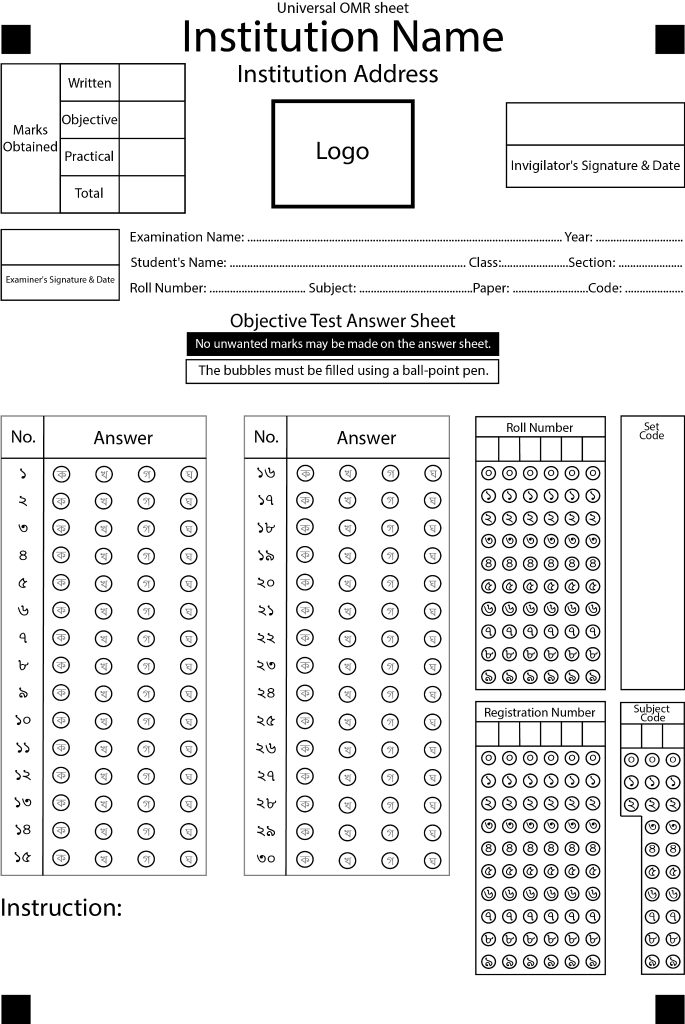
#> input picture mobile/assets/images/template_omr.png, 1370 x 2048 px (shown at 1/2 size)
$ python -i omr_detector.py   (imports and definitions only)
#> lines starting #> are read from the running program, lines starting #| are printed output that depends on the picture; after the words box and inside, x2 and y2 are one past the last pixel; in counts of white or black regions, pixels touching at a corner belong together
#> further down, picture is the input picture: shape (2048, 1370, 3); mean B, G, R 234, 234, 234
from __future__ import annotations

import logging
from typing import Any

import cv2
import numpy as np

logger = logging.getLogger(__name__)

from app.core.template_omr001 import (
    ANSWER_X_LEFT,
    ANSWER_X_RIGHT,
    ANSWER_Y,
    BUBBLE_INNER_RADIUS,
    IMAGE_HEIGHT,
    IMAGE_WIDTH,
    MARKER_CENTRES,
)


OPTION_LABELS = ("ক", "খ", "গ", "ঘ")


# ============================================================================
# Image decoding
# ============================================================================

# [11 lines left out: function _decode_image, not called in this run]


# ============================================================================
# Corner marker detection
# ============================================================================

def _find_corner_markers(
    image: np.ndarray,
) -> list[tuple[float, float]]:
    """
    Detect the four black registration markers around the OMR sheet.

    Handles both direct scans and mobile camera photos taken on any
    contrasting background (e.g. bedsheet, desk, wooden table, floor).

    Returned order:
        TL, TR, BR, BL
    """

    gray = cv2.cvtColor(image, cv2.COLOR_BGR2GRAY)
    height, width = gray.shape
#> height = 2048; width = 1370
    image_area = float(width * height)
#> image_area = 2805760

    blurred = cv2.GaussianBlur(
        gray,
        (5, 5),
        0,
    )

    _, binary = cv2.threshold(
        blurred,
        0,
        255,
        cv2.THRESH_BINARY_INV + cv2.THRESH_OTSU,
    )
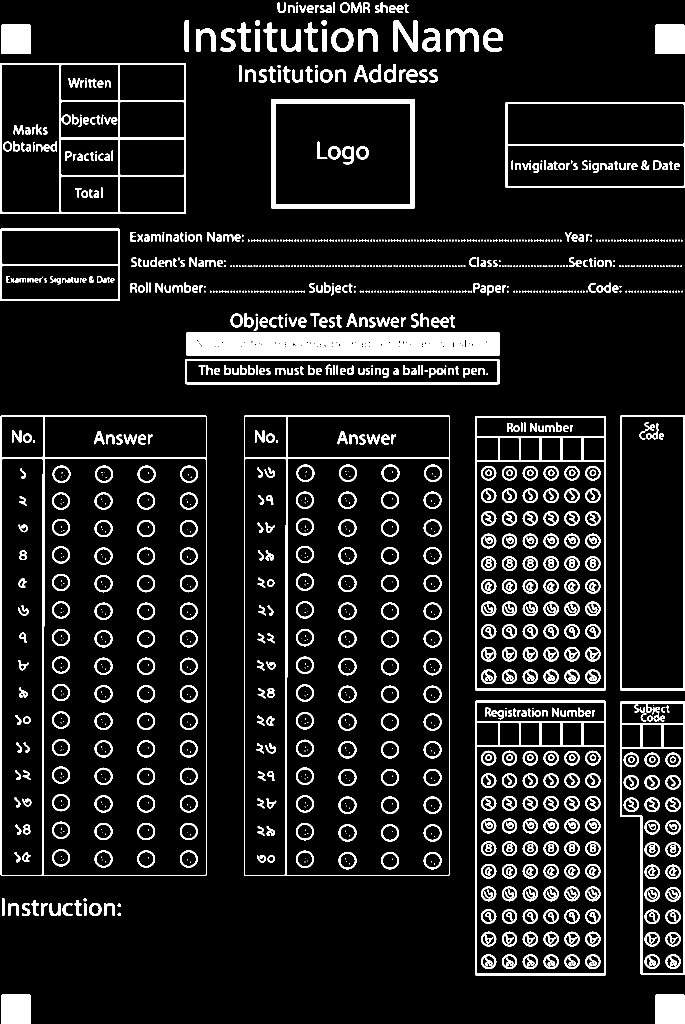
#> binary: shape (2048, 1370) (shown at 1/2 size); 10% white; 1476 white regions (710 under 20 px), largest, box (x1, y1, x2, y2) and area: (373, 664, 999, 712) 29118, (0, 126, 372, 428) 9610, (542, 198, 830, 417) 8527

    kernel = cv2.getStructuringElement(
        cv2.MORPH_RECT,
        (5, 5),
    )

    binary = cv2.morphologyEx(
        binary,
        cv2.MORPH_CLOSE,
        kernel,
    )
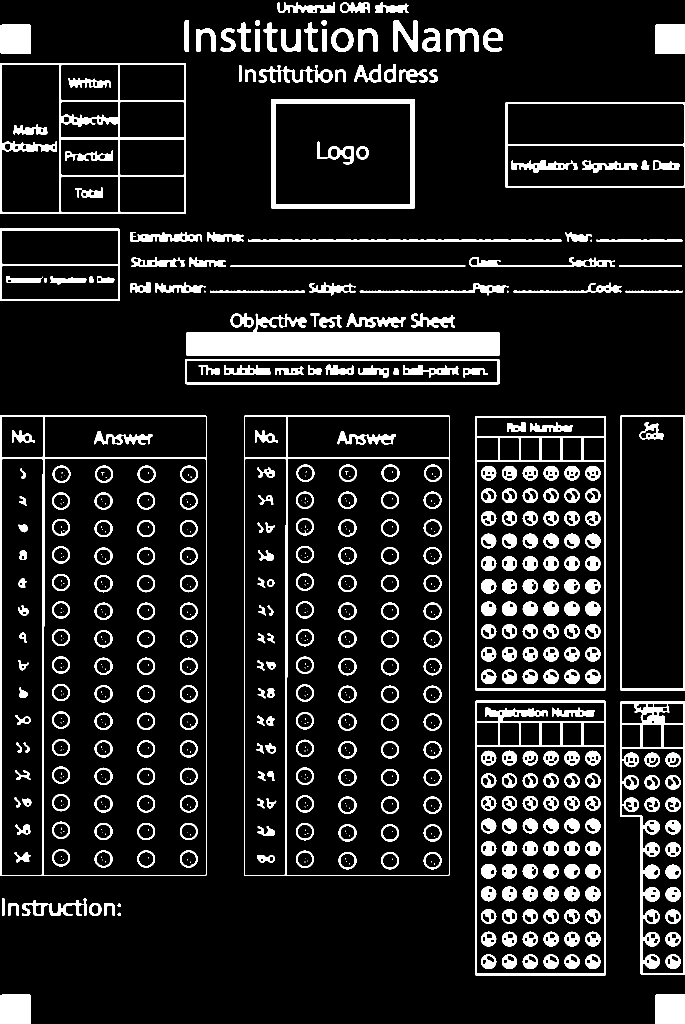
#> binary: shape (2048, 1370) (shown at 1/2 size); 11.5% white; 681 white regions (280 under 20 px), largest, box (x1, y1, x2, y2) and area: (373, 627, 999, 712) 31321, (1240, 1403, 1370, 1950) 12691, (0, 126, 372, 428) 12015

    # ------------------------------------------------------------------------
    # Detect paper bounding box if sheet is on a contrasting background
    # ------------------------------------------------------------------------
    _, paper_mask = cv2.threshold(
        blurred,
        0,
        255,
        cv2.THRESH_BINARY + cv2.THRESH_OTSU,
    )
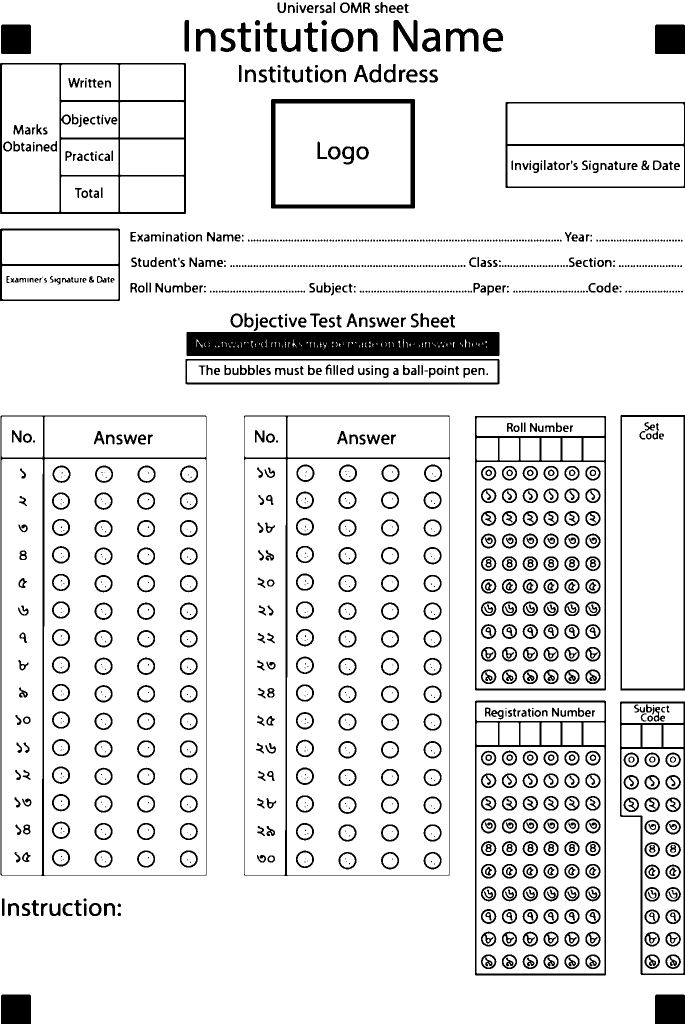
#> paper_mask: shape (2048, 1370) (shown at 1/2 size); 90% white; 1476 black regions (710 under 20 px)
    paper_contours, _ = cv2.findContours(
        paper_mask,
        cv2.RETR_EXTERNAL,
        cv2.CHAIN_APPROX_SIMPLE,
    )
#> paper_contours = 21 contours; largest, box (x1, y1, x2, y2) and area: (0, 0, 1370, 2048) 2452298, (1244, 834, 1367, 1377) 66124, (1243, 1498, 1367, 1947) 41830, (4, 129, 119, 424) 33514, (1015, 292, 1368, 373) 28156
    paper_contours = sorted(paper_contours, key=cv2.contourArea, reverse=True)

    paper_box: tuple[int, int, int, int] | None = None
    if paper_contours and 0.20 * image_area <= cv2.contourArea(paper_contours[0]) <= 0.95 * image_area:
        c = paper_contours[0]
#> c = contour of 66 points, box (x1, y1, x2, y2) (0, 0, 1370, 2048), area 2452298
        x, y, pw, ph = cv2.boundingRect(c)
#> x = 0; y = 0; pw = 1370; ph = 2048
        if 0.45 <= pw / float(max(ph, 1)) <= 1.15:
            paper_box = (x, y, pw, ph)
#> paper_box = (0, 0, 1370, 2048)

    if paper_box is not None:
        px, py, pw, ph = paper_box
#> px = 0; py = 0
        ref_area = float(pw * ph)
#> ref_area = 2805760
    else:
        px, py, pw, ph = 0, 0, width, height
        ref_area = image_area

    # Use RETR_LIST so contours on the paper are never hidden by background borders
    contours, _ = cv2.findContours(
        binary,
        cv2.RETR_LIST,
        cv2.CHAIN_APPROX_SIMPLE,
    )
#> contours = 1264 contours, 280 with area under 20; largest, box (x1, y1, x2, y2) and area: (0, 831, 414, 1752) 378634, (488, 831, 900, 1752) 376800, (87, 917, 413, 1751) 270382, (573, 917, 899, 1751) 270281, (950, 1401, 1212, 1951) 143285

    candidates: list[dict[str, float]] = []

    for contour in contours:
        x, y, w, h = cv2.boundingRect(contour)
        area = float(w * h)

        if area <= 0:
            continue

        # Ignore tiny noise or huge elements relative to sheet area
        if area < ref_area * 0.0003 or area > ref_area * 0.025:
            continue

        aspect = w / float(max(h, 1))
        if not 0.65 <= aspect <= 1.35:
            continue

        contour_area = cv2.contourArea(contour)
        fill_ratio = contour_area / max(area, 1.0)
        if fill_ratio < 0.65:
            continue

        perimeter = cv2.arcLength(
            contour,
            True,
        )
        if perimeter <= 0:
            continue

        approx = cv2.approxPolyDP(
            contour,
            0.04 * perimeter,
            True,
        )
        if len(approx) < 4 or len(approx) > 6:
            continue

        cx = x + (w / 2.0)
        cy = y + (h / 2.0)

        # Must be located inside the paper region (with a slight margin for edge curvature)
        if paper_box is not None:
            if not (px - 15 <= cx <= px + pw + 15 and py - 15 <= cy <= py + ph + 15):
                continue

        candidates.append(
            {
                "x": float(cx),
                "y": float(cy),
                "w": float(w),
                "h": float(h),
                "area": area,
                "fill": float(fill_ratio),
            }
        )
#> this loop made 1264 passes
#> (x, y, w, h, area) on passes 3 to 5: (1292, 1918, 8, 10, 80), (1173, 1918, 9, 10, 90), (1131, 1918, 9, 10, 90)
#> after the loop, candidates = 102 items

    if len(candidates) < 4:
        raise ValueError(
            "Could not find four corner markers. "
            f"Only {len(candidates)} suitable candidates were found."
        )

    # ------------------------------------------------------------------------
    # Group candidates into 4 sheet quadrants relative to paper center
    # ------------------------------------------------------------------------
    cx_center = px + pw / 2.0
#> cx_center = 685
    cy_center = py + ph / 2.0
#> cy_center = 1024

    tl_cands = [c for c in candidates if c["x"] < cx_center and c["y"] < cy_center]
#> tl_cands = 7 items
    tr_cands = [c for c in candidates if c["x"] >= cx_center and c["y"] < cy_center]
#> tr_cands = 10 items
    bl_cands = [c for c in candidates if c["x"] < cx_center and c["y"] >= cy_center]
#> bl_cands = 28 items
    br_cands = [c for c in candidates if c["x"] >= cx_center and c["y"] >= cy_center]
#> br_cands = 57 items

    if not (tl_cands and tr_cands and bl_cands and br_cands):
        raise ValueError(
            "Corner markers could not be identified in all four quadrants."
        )

    # Sort each quadrant by distance to the respective corner of the paper box
    tl_sorted = sorted(tl_cands, key=lambda c: np.hypot(c["x"] - px, c["y"] - py))
#> tl_sorted = 7 items
    tr_sorted = sorted(tr_cands, key=lambda c: np.hypot((px + pw) - c["x"], c["y"] - py))
#> tr_sorted = 10 items
    bl_sorted = sorted(bl_cands, key=lambda c: np.hypot(c["x"] - px, (py + ph) - c["y"]))
#> bl_sorted = 28 items
    br_sorted = sorted(br_cands, key=lambda c: np.hypot((px + pw) - c["x"], (py + ph) - c["y"]))
#> br_sorted = 57 items

    best_quad: tuple[dict[str, float], dict[str, float], dict[str, float], dict[str, float]] | None = None
    best_score = float("inf")

    # Match mutually consistent square sizes among the top extreme candidates in each quadrant
    for tl in tl_sorted[:4]:
        for tr in tr_sorted[:4]:
            for br in br_sorted[:4]:
                for bl in bl_sorted[:4]:
                    areas = [tl["area"], tr["area"], br["area"], bl["area"]]
                    area_ratio = min(areas) / float(max(areas))
                    if area_ratio < 0.50:
                        continue
                    dist_sum = (
                        np.hypot(tl["x"] - px, tl["y"] - py)
                        + np.hypot((px + pw) - tr["x"], tr["y"] - py)
                        + np.hypot((px + pw) - br["x"], (py + ph) - br["y"])
                        + np.hypot(bl["x"] - px, (py + ph) - bl["y"])
                    )
                    if dist_sum < best_score:
                        best_score = dist_sum
                        best_quad = (tl, tr, br, bl)
#> this loop made 4 passes
#> after the loop, best_score = 253.3

    if best_quad is None:
        best_quad = (tl_sorted[0], tr_sorted[0], br_sorted[0], bl_sorted[0])

    selected = {
        "tl": best_quad[0],
        "tr": best_quad[1],
        "br": best_quad[2],
        "bl": best_quad[3],
    }

    # ------------------------------------------------------------------------
    # Validate uniqueness.
    # ------------------------------------------------------------------------

    points = np.array(
        [
            [
                selected["tl"]["x"],
                selected["tl"]["y"],
            ],
            [
                selected["tr"]["x"],
                selected["tr"]["y"],
            ],
            [
                selected["br"]["x"],
                selected["br"]["y"],
            ],
            [
                selected["bl"]["x"],
                selected["bl"]["y"],
            ],
        ],
        dtype=np.float32,
    )
#> points = [[31, 78.5], [1340, 78.5], [1340, 2018.5], [31, 2018.5]]

    unique_points = np.unique(
        np.round(
            points,
            decimals=1,
        ),
        axis=0,
    )
#> unique_points = [[31, 78.5], [31, 2018.5], [1340, 78.5], [1340, 2018.5]]

    if len(unique_points) != 4:
        raise ValueError(
            "Corner marker detection produced duplicate markers."
        )

    # ------------------------------------------------------------------------
    # Geometry validation.
    # ------------------------------------------------------------------------

    tl = points[0]
#> tl = [31, 78.5]
    tr = points[1]
#> tr = [1340, 78.5]
    br = points[2]
#> br = [1340, 2018.5]
    bl = points[3]
#> bl = [31, 2018.5]

    top_width = float(
        np.linalg.norm(tr - tl)
    )
#> top_width = 1309

    bottom_width = float(
        np.linalg.norm(br - bl)
    )
#> bottom_width = 1309

    left_height = float(
        np.linalg.norm(bl - tl)
    )
#> left_height = 1940

    right_height = float(
        np.linalg.norm(br - tr)
    )
#> right_height = 1940

    if min(
        top_width,
        bottom_width,
        left_height,
        right_height,
    ) < 1.0:
        raise ValueError(
            "Invalid corner marker geometry."
        )

    width_ratio = (
        min(top_width, bottom_width)
        / max(top_width, bottom_width)
    )
#> width_ratio = 1

    height_ratio = (
        min(left_height, right_height)
        / max(left_height, right_height)
    )
#> height_ratio = 1

    if width_ratio < 0.50 or height_ratio < 0.50:
        raise ValueError(
            "Detected corner markers do not form "
            "a valid sheet quadrilateral."
        )

    return [
        (
            float(tl[0]),
            float(tl[1]),
        ),
        (
            float(tr[0]),
            float(tr[1]),
        ),
        (
            float(br[0]),
            float(br[1]),
        ),
        (
            float(bl[0]),
            float(bl[1]),
        ),
    ]


# ============================================================================
# Perspective correction
# ============================================================================

# [537 lines left out: functions _warp_to_template, _get_bubble_patch, _bubble_darkness, _bubble_black_ratio, _bubble_score, _score_answer_row and 4 more, not called in this run]

>>> import cv2
>>> picture = cv2.imread('../../../mobile/assets/images/template_omr.png')
>>> result = _find_corner_markers(picture)
#> result = [(31, 78.5), (1340, 78.5), (1340, 2018.5), (31, 2018.5)]
